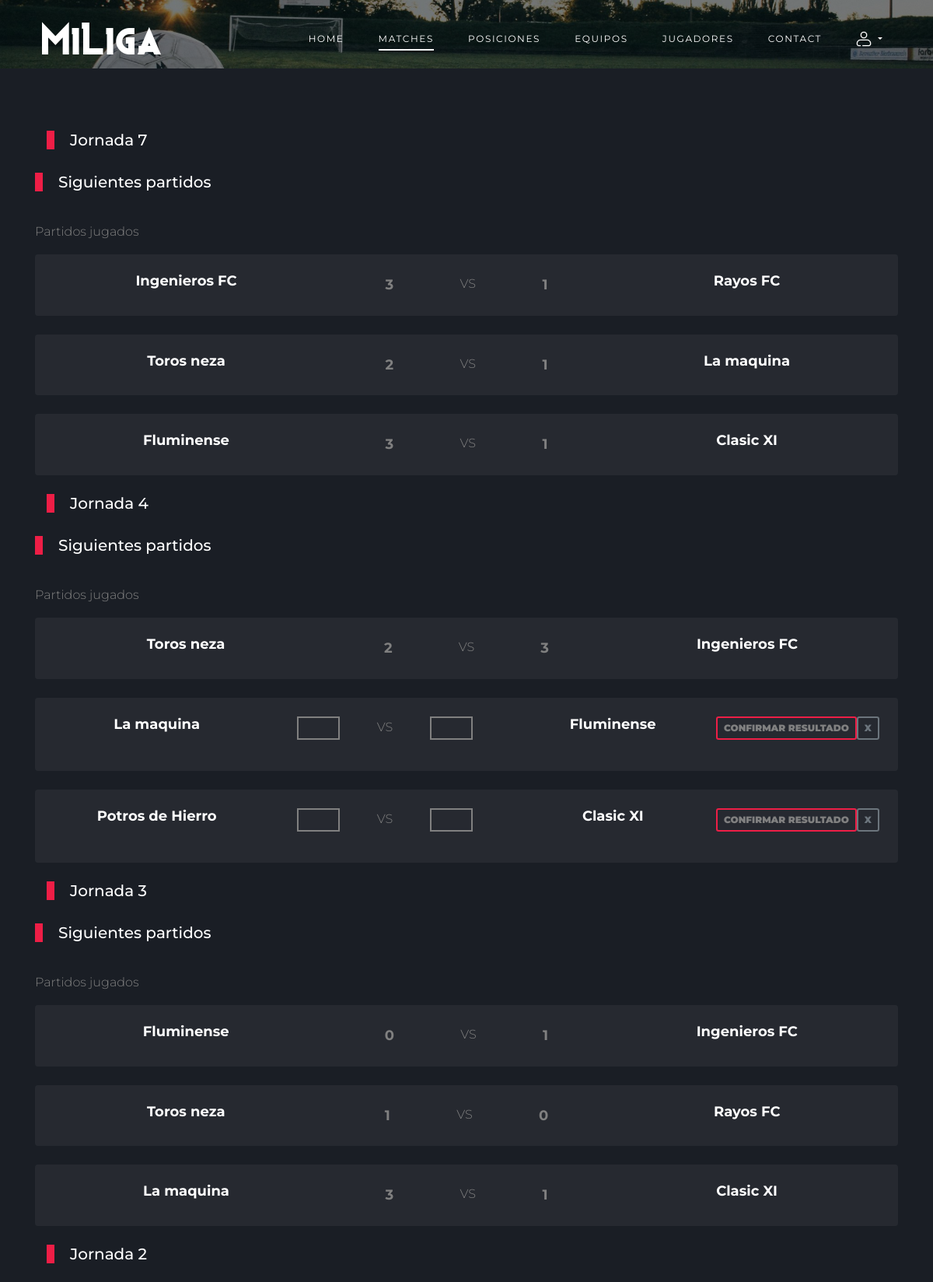
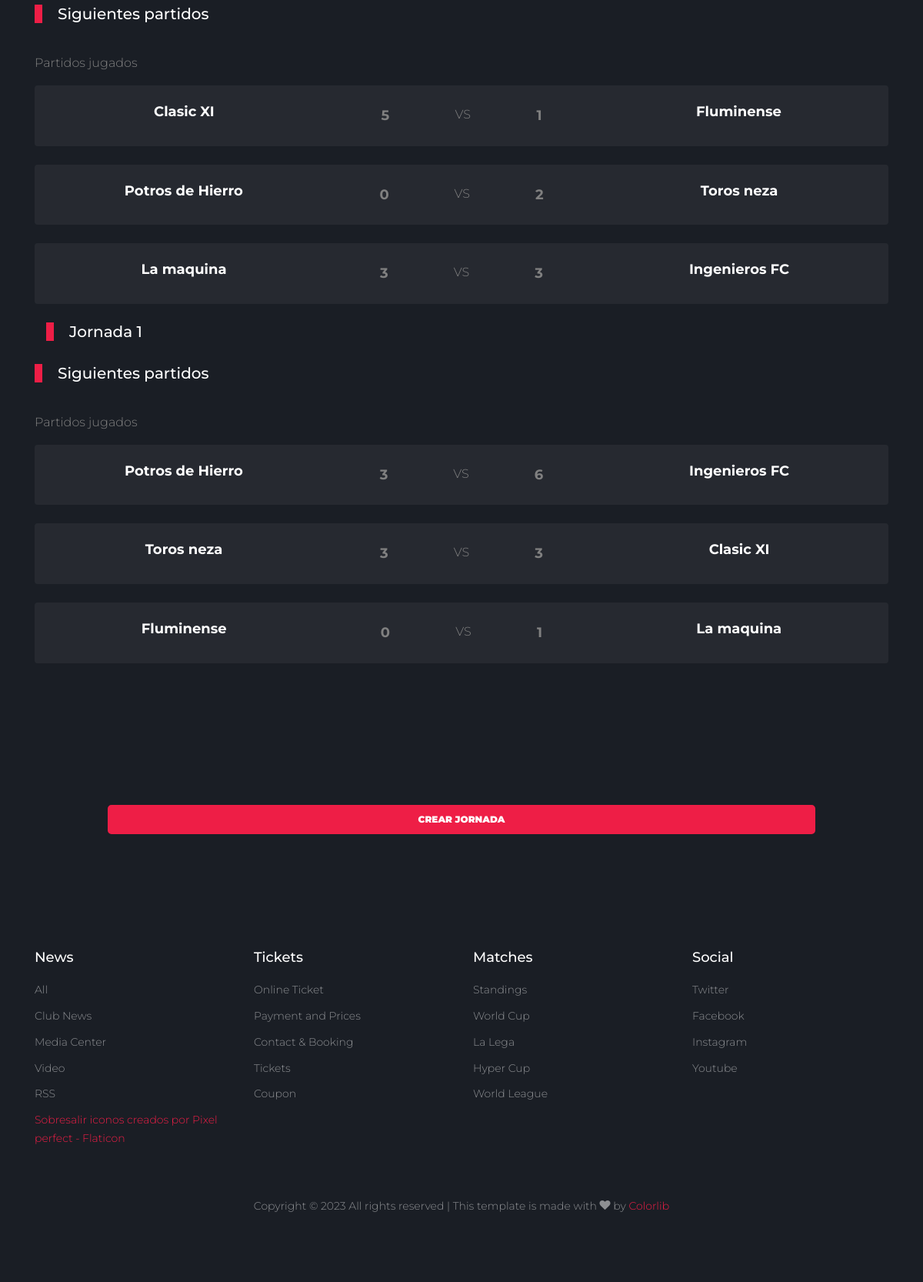
Screenshot of /matches with the database file from the repository (2 pictures, top to bottom).
### miliga/models.py (models this page shows, shortened)
class Jornada(models.Model):
    numero = models.IntegerField()
    vuelta = models.IntegerField(default=1)
    fecha_inicio = models.DateField(blank=True, null=True)
    fecha_terminacion = models.DateField(blank=True, null=True)
    jornada_terminada     = models.BooleanField(default=False)

class Partido(models.Model):
    fecha            = models.DateField()
    hora_inicio      = models.TimeField(blank=True, null=True)
    hora_terminacion = models.TimeField(blank=True, null=True)
    campo_juego      = models.ForeignKey(CampoDeJuego, on_delete=models.CASCADE)
    equipo_local     = models.ForeignKey(Equipo, on_delete=models.CASCADE, related_name='partidos_local')
    equipo_visitante = models.ForeignKey(Equipo, on_delete=models.CASCADE, related_name='partidos_visitante')
    goles_local      = models.PositiveIntegerField(blank=True, null=True)
    goles_visitante  = models.PositiveIntegerField(blank=True, null=True)
    jornada          = models.ForeignKey(Jornada, on_delete=models.CASCADE, default=0)
    finalizado       = models.BooleanField(default=False)
    resultado_confirmado       = models.BooleanField(default=False)
    class Meta:
        unique_together = ('fecha', 'hora_inicio', 'campo_juego')

class Equipo(models.Model):
    nombre     = models.CharField(max_length=100)
    campo      = models.CharField(max_length=100, blank=True, null=True, default=None)
    telefono   = models.CharField(max_length=100, blank=True, null=True, default=None)
    escudo_img = models.ImageField(upload_to='equipos/', blank=True, null=True)
    foto_img   = models.ImageField(upload_to='equipos/', blank=True, null=True)
    activo     = models.BooleanField(default=True)
    partidos_juados    = models.IntegerField(default=0)
    puntuacion         = models.IntegerField(default=0)
    partidos_ganados   = models.IntegerField(default=0)
    partidos_empatados = models.IntegerField(default=0)
    partidos_perdidos  = models.IntegerField(default=0)
    goles_a_favor      = models.IntegerField(default=0)
    goles_en_contra    = models.IntegerField(default=0)
    diferencia_goles   = models.IntegerField(default=0)
    def __str__(self):
        return self.nombre

### miliga/views/matches.py (the view)
# urls.py: path('matches', matches, name='matches'),
def matches(request):
    context = {}
    context['zona'] = 'matches'
    jornadas = Jornada.objects.prefetch_related('partido_set').order_by('-numero')
    context['jornadas'] = jornadas
    context = comprobar_mensajes(request, context)
    return render(request, 'miliga/matches.html',context)

### miliga/views/matches.py (called while the page is built)
def comprobar_mensajes(request, context):
    if 'mensaje' in request.session:
        context['mensaje'] = request.session.get('mensaje')
        del request.session['mensaje']
    return context

### miliga/templates/miliga/matches.html (shortened to what this page needs)
{% extends 'miliga/base_1.html' %}
{% load static %}
{% block content %}
<div class="site-section bg-dark">
    <div class="container">
        {% for jornada in jornadas %}
        {% if jornada.jornada_terminada == False %}
        <div class="col-12 title-section">
            <h2 class="heading">Jornada {{jornada.numero}}</h2>
        </div>
        <div class="row mt-4">
            <div class="col-12 title-section">
                <h2 class="heading">Siguientes partidos</h2>
            </div>
        </div>
        <div class="row justify-content-center">
            <div class="col-12">
                <p class="heading">Partidos jugados</p>
            </div>
            {% for partido in jornada.partido_set.all %}
            {%if partido.finalizado %}
                {%if partido.resultado_confirmado %}
                <div class="col-lg-12 mb-4">
                    <div class="bg-light p-1 rounded">
                        <div class="widget-body">
                            <div class="widget-vs d-flex flex-column flex-md-column flex-lg-row ">
                                <div class="d-flex justify-content-between w-100">
                                    <div class="team-1 text-center flex-grow-1 maximo d-flex justify-content-around">
                                        <h3 class="texto-multilinea nom_equipo">{{partido.equipo_local}}</h3>
                                        <span class="resultado_conf">{{partido.goles_local}}</span>
                                    </div>
                                    <div>
                                        <span class="flex-grow-1 maximo"><span>VS</span></span>
                                    </div>
                                    <div class="team-2 text-center flex-grow-1 maximo d-flex justify-content-around">
                                        <span class="resultado_conf">{{partido.goles_visitante}}</span>
                                        <h3 class="texto-multilinea nom_equipo">{{partido.equipo_visitante}}</h3>
                                    </div>
                                </div>
                            </div>
                        </div>
                    </div>
                </div>
                {%else%}
                <div class="col-lg-12 mb-4">
                    <div class="bg-light p-1 rounded">
                        <div class="widget-body">
                            <div class="widget-vs d-flex flex-column flex-md-column flex-lg-row ">
                                    <form id="" class="form_confirmar_resultado_{{partido.id}} d-flex justify-content-between w-100" action="{% url 'miliga:confirmar_resultado' partido.id%}" method="post">
                                        <div class="team-1 text-center flex-grow-1 maximo d-flex justify-content-around">
                                            <h3 class="texto-multilinea nom_equipo">{{partido.equipo_local}}</h3>
                                            <span class=""><input name="goles_local" type="number"></span>
                                        </div>
                                        <div>
                                            <span class="flex-grow-1 maximo"><span>VS</span></span>
                                        </div>
                                        <div class="team-2 text-center flex-grow-1 maximo d-flex justify-content-around">
                                            <span class=""><input name="goles_visitante" type="number"></span>
                                            <h3 class="texto-multilinea nom_equipo">{{partido.equipo_visitante}}</h3>
                                        </div>
                                    </form>
                                <div class="text-center widget-vs-contents mb-3">
                                    <p class="mb-0"><a id=""
                                        class="confirmar_resultado btn btn-outline-primary btn-sm" data-id="{{partido.id}}">Confirmar resultado</a></p>
                                </div>
                                <div class="text-center widget-vs-contents mb-1">
                                    <p class="mb-0"><a href="{% url 'miliga:finalizar_partido' 0 partido.id %}"
                                        class="btn btn-outline-secondary btn-sm">X</a></p>
                                </div>
                            </div>
                        </div>
                    </div>
                </div>
                {%endif%}
            {%endif%}
            {%endfor%}
        </div>
        {%endif%}
        {%endfor%}
    </div>
</div>
<div class="site-section bg-dark">
    <div class="container">
      <div class="row justify-content-center">
        <div class="col-lg-10 ">
          <a href="{%url 'miliga:crear_jornada'%}" class="btn btn-primary btn-lg btn-block">crear jornada</a>
        </div>
      </div>
    </div>
  </div>
{% endblock %}

### static/css/style.css (style rules this page uses)
body { line-height: 1.7; color: gray; font-weight: 300; background-color: #222831; font-size: 16px; }
a { -webkit-transition: .3s all ease; -o-transition: .3s all ease; transition: .3s all ease; }
h1, h2, h3, h4, h5, .h1, .h2, .h3, .h4, .h5 { font-family: "Montserrat", -apple-system, BlinkMacSystemFont, "Segoe UI", Roboto, "Helvetica Neue", Arial, sans-serif, "Apple Color Emoji", "Segoe UI Emoji", "Segoe UI Symbol", "Noto Color Emoji"; color: #fff; }
.btn { text-transform: uppercase; font-size: 12px; font-weight: 900; border-width: 2px; }
.site-section { padding: 2.5em 0; }
@media (min-width: 768px) { .site-section { padding: 5em 0; } }
.widget-vs { width: 100%; }
.widget-vs h3 { color: #fff; font-weight: 700; font-size: 18px; }
.widget-vs-contents { padding-bottom: 0px; }
.widget-body { padding: 20px; }
.title-section { margin-bottom: 30px; }
.title-section .heading { color: #fff; font-size: 20px; position: relative; padding-left: 30px; }
.title-section .heading:before { position: absolute; content: ""; width: 10px; top: 0; left: 0; bottom: 0; background: #ee1e46; }
.bg-light { background: rgba(255, 255, 255, 0.05) !important; }
.bg-dark { background: #1a1e25 !important; }

### miliga/templates/miliga/matches.html (style rules this page uses)
.texto-multilinea { display: -webkit-box; -webkit-box-orient: vertical; overflow: hidden; -webkit-line-clamp: 2; }
.maximo { max-width: 50%; }
input[type=number] { width: 55px; height: 30px; padding: 0; font-size: 1.2em; text-align: center; color: #c92444; border: 2px gray solid; background: none; outline: none; }
.nom_equipo { width: 170px; }
.resultado_conf { font-size: 18px; font-weight: bold; }

### rows the page displays
Jornada: numero "7"
Partido: equipo_local "Ingenieros FC", goles_local "3", goles_visitante "1", equipo_visitante "Rayos FC"
Partido: equipo_local "Toros neza", goles_local "2", goles_visitante "1", equipo_visitante "La maquina"
Partido: equipo_local "Fluminense", goles_local "3", goles_visitante "1", equipo_visitante "Clasic XI"
Jornada: numero "4"
Partido: equipo_local "Toros neza", goles_local "2", goles_visitante "3", equipo_visitante "Ingenieros FC"
Partido: equipo_local "La maquina", equipo_visitante "Fluminense"
Partido: equipo_local "Potros de Hierro", equipo_visitante "Clasic XI"
Jornada: numero "3"
Partido: equipo_local "Fluminense", goles_local "0", goles_visitante "1", equipo_visitante "Ingenieros FC"
Partido: equipo_local "Toros neza", goles_local "1", goles_visitante "0", equipo_visitante "Rayos FC"
Partido: equipo_local "La maquina", goles_local "3", goles_visitante "1", equipo_visitante "Clasic XI"
Jornada: numero "2"
Partido: equipo_local "Clasic XI", goles_local "5", goles_visitante "1", equipo_visitante "Fluminense"
Partido: equipo_local "Potros de Hierro", goles_local "0", goles_visitante "2", equipo_visitante "Toros neza"
Partido: equipo_local "La maquina", goles_local "3", goles_visitante "3", equipo_visitante "Ingenieros FC"
Jornada: numero "1"
Partido: equipo_local "Potros de Hierro", goles_local "3", goles_visitante "6", equipo_visitante "Ingenieros FC"
Partido: equipo_local "Toros neza", goles_local "3", goles_visitante "3", equipo_visitante "Clasic XI"
Partido: equipo_local "Fluminense", goles_local "0", goles_visitante "1", equipo_visitante "La maquina"
